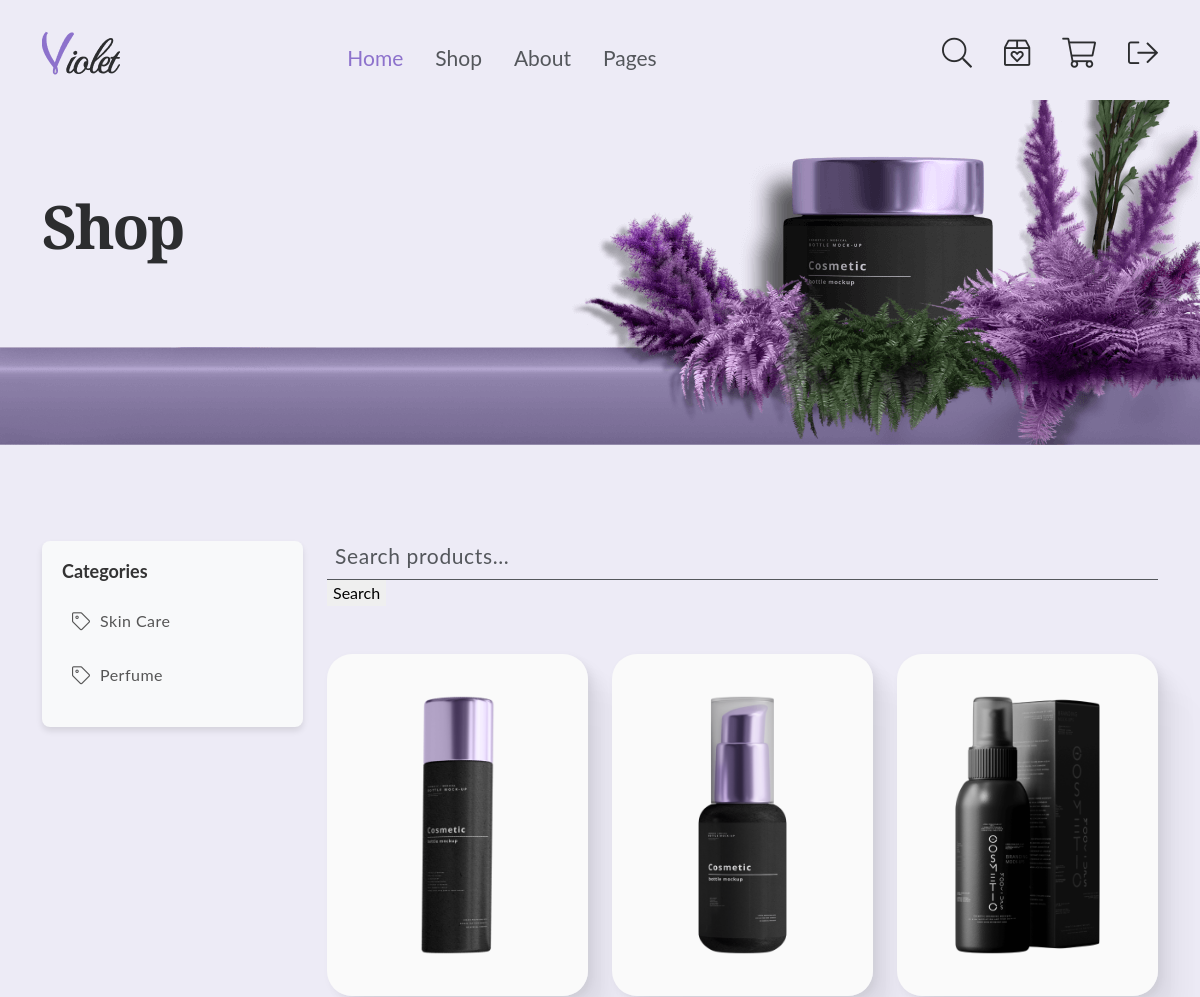
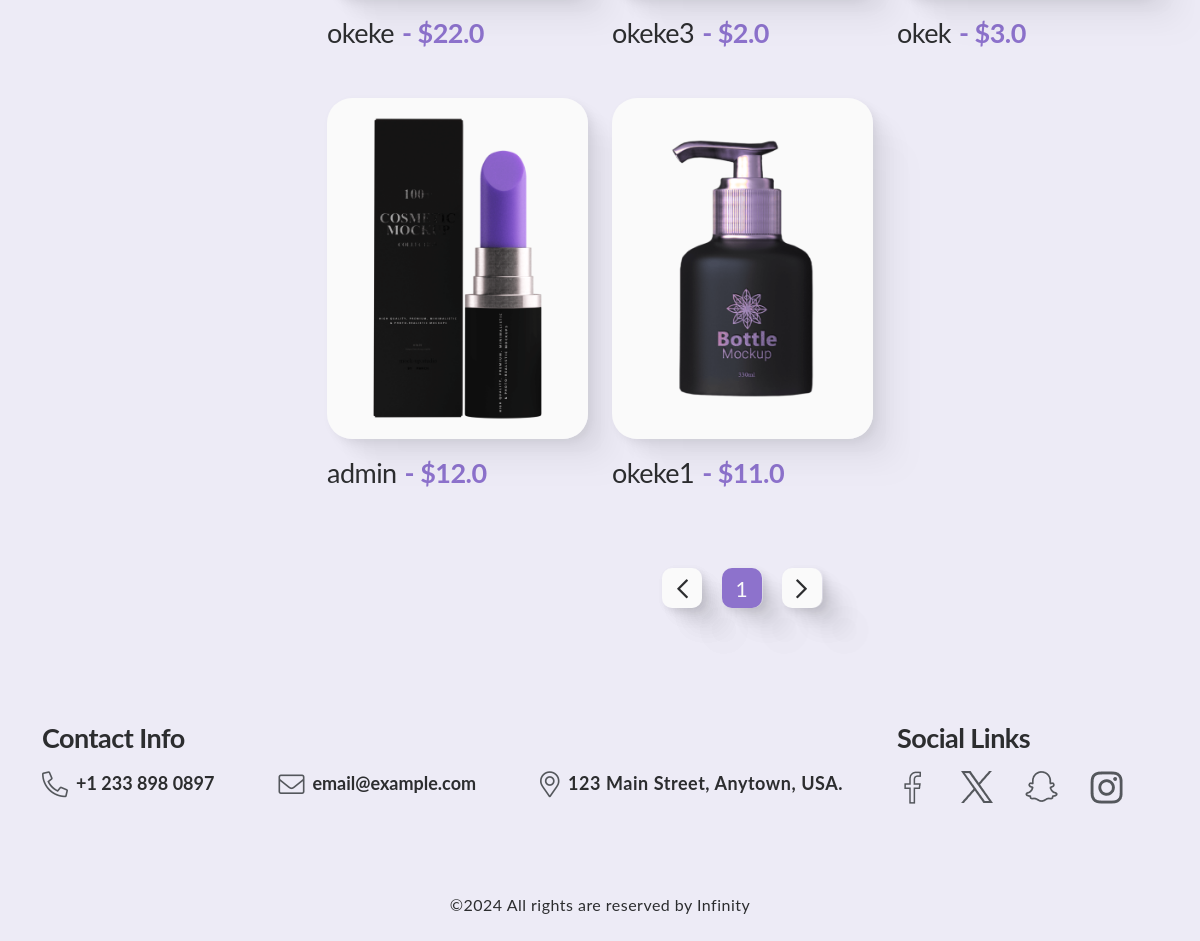
Page /shop on the committed database (2 pictures, top to bottom).
### app.py (models this page shows)
class Product(db.Model):
    id = db.Column(db.Integer, primary_key=True)
    name = db.Column(db.String(100))
    price = db.Column(db.Float)
    category = db.Column(db.String(50))
    image = db.Column(db.String(200))
    short_note = db.Column(db.Text)  # Field for short notes

### app.py (the view)
@app.route('/shop')
def shop():
    page = request.args.get('page', 1, type=int)  # Get the current page from query parameters
    per_page = 9  # Number of products to display per page
    search_query = request.args.get('search', '')  # Get search query
    category_filter = request.args.get('category', '')  # Get category filter
    query = Product.query
    if search_query:
        query = query.filter(Product.name.ilike(f"%{search_query}%"))
    if category_filter:
        query = query.filter(Product.category == category_filter)
    pagination = query.paginate(page=page, per_page=per_page)
    products = pagination.items  # Get the products for the current page
    categories = Product.query.with_entities(Product.category).distinct()
    return render_template(
        'shop.html',
        products=products,
        pagination=pagination,
        search_query=search_query,
        categories=[category[0] for category in categories]  # Extract category names
    )

### app.py (called while the page is built)
@app.before_request
def before_request():
    if 'cart' not in session:
        session['cart'] = {}

@app.context_processor
def cart_context():
    cart = session.get('cart', {})
    cart_count = sum(item['quantity'] for item in cart.values())
    cart_total = sum(item['price'] * item['quantity'] for item in cart.values())
    return {
        'cart': cart,
        'cart_count': cart_count,
        'cart_total': cart_total,
        'cart_item_count': len(cart)  # Add this for item count
    }

### templates/shop.html (shortened to what this page needs)
{% extends 'layout.html' %}
{% block shop %}
<section class="page-start-banner">
    <div class="container">
        <h2 class="title">Shop</h2>
    </div>
</section>
<section class="shop pt-96 pb-48">
    <div class="container">
        <div class="row">
            <div class="col-lg-3">
                    <div class="sidebar">
                        <h4 class="category-title">Categories</h4>
                        <ul class="category-list">
                            {% for category in categories %}
                            <li class="category-item">
                                <a href="?category={{ category }}" class="category-link">
                                <i class="fal fa-tag"></i>
                                <span>{{ category }}</span>
                                </a>
                            </li>
                            {% endfor %}
                        </ul>
                    </div>
            </div>
            <div class="col-lg-9">
                <div class="search-bar mb-48">
                    <form action="/shop" method="get">
                        <input type="text" name="search" class="form-control" placeholder="Search products..." value="{{ search_query }}">
                        <button type="submit" class="search-btn">Search</button>
                    </form>
                </div>
                <div class="row">
                    {% for product in products %}
                    <div class="col-xl-4 col-sm-6">
                        <div class="product-card">
                            <div class="showcase-box">
                                <img alt="Product image" src="{{ url_for('static', filename=product.image.replace('\\', '/')) }}">
                            </div>
                            <a href="/product_detail/{{ product.id }}" class="title">{{ product.name }}
                                <span class="price">- ${{ product.price }}</span>
                            </a>
                        </div>
                    </div>
                    {% endfor %}
                </div>
                <div class="text-center">
                    <div class="pagination-wrape">
                        <ul class="pagination">
                            {% if pagination.has_prev %}
                            <li class="page-item">
                                <a href="?page={{ pagination.prev_num }}" class="page-link arrow" aria-label="previous">
                                    <i class="far fa-chevron-left"></i>
                                </a>
                            </li>
                            {% else %}
                            <li class="page-item disabled">
                                <a href="#" class="page-link arrow" aria-label="previous">
                                    <i class="far fa-chevron-left"></i>
                                </a>
                            </li>
                            {% endif %}
                            {% for page in pagination.iter_pages(left_edge=2, right_edge=2, left_current=2, right_current=2) %}
                            {% if page %}
                                {% if page == pagination.page %}
                                <li class="page-item"><a class="page-link current" href="#">{{ page }}</a></li>
                                {% else %}
                                <li class="page-item"><a class="page-link" href="?page={{ page }}">{{ page }}</a></li>
                                {% endif %}
                            {% else %}
                            <li class="page-item disabled"><span class="page-link">...</span></li>
                            {% endif %}
                            {% endfor %}
                            {% if pagination.has_next %}
                            <li class="page-item">
                                <a href="?page={{ pagination.next_num }}" class="page-link arrow" aria-label="next">
                                    <i class="far fa-chevron-right"></i>
                                </a>
                            </li>
                            {% else %}
                            <li class="page-item disabled">
                                <a href="#" class="page-link arrow" aria-label="next">
                                    <i class="far fa-chevron-right"></i>
                                </a>
                            </li>
                            {% endif %}
                        </ul>
                    </div>
                </div>
            </div>
        </div>
    </div>
</section>
{% endblock shop %}

### static/assets/css/app.css (style rules this page uses)
img { max-width: 100%; height: auto; vertical-align: middle; }
section:after { content: ""; display: block; clear: both; }
.form-group, .form-selector, .form-control { background: transparent; border: 0; border-radius: 0; border-bottom: 1px solid #54575C; padding: 0 8px 9px; font-weight: 400; font-size: 21px; line-height: 140%; letter-spacing: 0.03em; position: relative; color: #54575C; width: 100%; }
.form-group::placeholder, .form-selector::placeholder, .form-control::placeholder { color: #54575C; opacity: 1; }
button { border: 0; }
html { scroll-behavior: smooth; }
body { font-family: "Lato"; color: #2C2D2F; background: #EDEBF6; font-weight: 400; height: 100%; vertical-align: baseline; -webkit-font-smoothing: antialiased; -moz-osx-font-smoothing: grayscale; text-rendering: optimizeLegibility; }
h1, h2, h3, h4, h5, h6, .h1, .h2, .h3, .h4, .h5, .h6, address, p, pre, blockquote, table, hr { margin: 0 0 20px 0; }
h1, h2, h3, h4, h5, h6 { font-weight: 750; color: #1B1C1E; }
a { display: inline-block; text-decoration: none; color: unset; transition: all 0.5s ease-in-out; }
span { display: inline-block; font-size: 16px; line-height: 150%; letter-spacing: 0.03em; }
.mb-48 { margin-bottom: 48px; }
.pt-96 { padding-top: 96px; }
.pb-48 { padding-bottom: 48px; }
.page-start-banner { background: url(../media/banner/banner.png); background-repeat: no-repeat; background-position: bottom; background-size: cover; margin-top: 100px; height: 345px; padding-top: 102px; }
@media (max-width: 1440px) { .page-start-banner { padding-top: 90px; } }
.page-start-banner .title { font-weight: 700; font-size: 80px; line-height: 120%; letter-spacing: -0.04em; color: #2C2D2F; font-family: "Roboto Serif", serif; }
@media (max-width: 1440px) { .page-start-banner .title { font-size: 60px; } }
.sidebar { background: #FAFAFA; border-radius: 25px; box-shadow: 42px 42px 24px rgba(0, 0, 0, 0.01), 24px 24px 20px rgba(0, 0, 0, 0.03), 11px 11px 15px rgba(0, 0, 0, 0.04), 3px 3px 8px rgba(0, 0, 0, 0.05), 0px 0px 0px rgba(0, 0, 0, 0.05); }
.product-card { margin-bottom: 48px; }
.product-card .showcase-box { position: relative; box-shadow: 42px 42px 24px rgba(0, 0, 0, 0.01), 24px 24px 20px rgba(0, 0, 0, 0.03), 11px 11px 15px rgba(0, 0, 0, 0.04), 3px 3px 8px rgba(0, 0, 0, 0.05), 0px 0px 0px rgba(0, 0, 0, 0.05); overflow: hidden; margin-bottom: 16px; border-radius: 25px; }
.product-card .showcase-box img { object-fit: cover; -webkit-transition: all 0.6s linear 0s; transition: all 0.6s linear 0s; }
.product-card .title { display: inline-flex; font-weight: 400; font-size: 27px; line-height: 130%; letter-spacing: -0.02em; color: #2C2D2F; margin-bottom: 0px; }
.product-card .title .price { font-weight: 700; font-size: 27px; line-height: 130%; letter-spacing: -0.02em; color: #8D72CC; margin-left: 8px; }
.pagination-wrape { margin: 30px 0 0; text-align: center; }
.pagination-wrape .pagination { display: block; }
.pagination-wrape .pagination li { display: inline-block; width: 40px; height: 40px; border-radius: 10px; margin-right: 16px; box-shadow: 42px 42px 24px rgba(0, 0, 0, 0.01), 24px 24px 20px rgba(0, 0, 0, 0.03), 11px 11px 15px rgba(0, 0, 0, 0.04), 3px 3px 8px rgba(0, 0, 0, 0.05), 0px 0px 0px rgba(0, 0, 0, 0.05); }
.pagination-wrape .pagination li:last-child { margin-right: 0; }
.pagination-wrape .pagination li a { width: 40px; height: 40px; font-weight: 400; font-size: 21px; line-height: 140%; text-align: center; color: #2C2D2F; box-shadow: 42px 42px 24px rgba(0, 0, 0, 0.01), 24px 24px 20px rgba(0, 0, 0, 0.03), 11px 11px 15px rgba(0, 0, 0, 0.04), 3px 3px 8px rgba(0, 0, 0, 0.05), 0px 0px 0px rgba(0, 0, 0, 0.05); background-color: #FAFAFA; display: block; border: none; border-radius: 10px; }
.pagination-wrape .pagination li a.arrow { font-size: 22px; }
.pagination-wrape .pagination li a.current { background-color: #8D72CC; color: #FAFAFA; }
.page-item:first-child .page-link { border-radius: 10px; }
.page-item:last-child .page-link { border-radius: 10px; }

### rows in the picture
Product: shows a picture, name "okeke", price "22.0"
Product: shows a picture, name "okeke3", price "2.0"
Product: shows a picture, name "okek", price "3.0"
Product: shows a picture, name "admin", price "12.0"
Product: shows a picture, name "okeke1", price "11.0"

### other values in the picture
{{ category }} "Skin Care" "Perfume"
{{ page }} "1"
